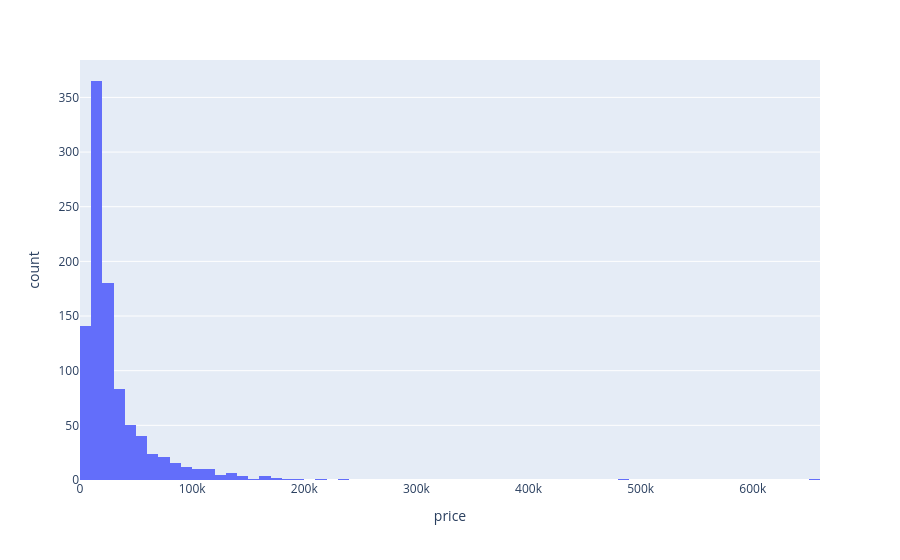

The code cell stored with this chart in its notebook:
### Code cell
px.histogram(data_frame=df,x='price')

### Figure 1 — Plotly figure (JSON) as saved in the notebook; plotly's stock layout.template omitted (floating-point values rounded to 4 significant figures; data arrays with more than 128 entries replaced by an {"elided": "..."} marker saying what was removed)
{"data": [{"bingroup": "x", "hovertemplate": "price=%{x}<br>count=%{y}<extra></extra>", "legendgroup": "", "marker": {"color": "#636efa", "pattern": {"shape": ""}}, "name": "", "orientation": "v", "showlegend": false, "type": "histogram", "x": {"elided": "980 int values"}, "xaxis": "x", "yaxis": "y"}], "layout": {"barmode": "relative", "legend": {"tracegroupgap": 0}, "margin": {"t": 60}, "xaxis": {"anchor": "y", "domain": [0, 1], "title": {"text": "price"}}, "yaxis": {"anchor": "x", "domain": [0, 1], "title": {"text": "count"}}}}
